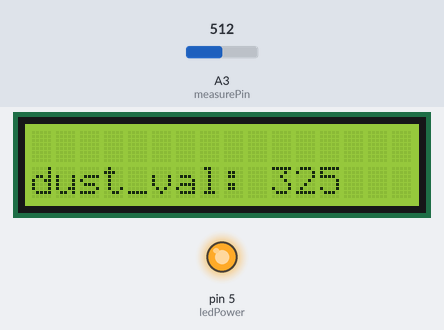
A sketch run on a simulated Arduino Uno, built with avr-gcc and run on an emulated ATmega328P. Shown: 16×2 character LCD, output pins drawn as LEDs (lit = HIGH). The inputs (shaded band) are chosen by the test bench; at power-on: A3 (measurePin) = 512. What the sketch prints to the serial monitor is not drawn.

Above: at 1.2 s.
1.3 s: A3 (measurePin) set to 716
At 2.7 s:
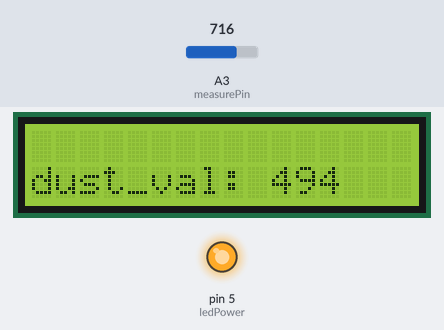
5.5 s: A3 (measurePin) set to 900
At 7.2 s:
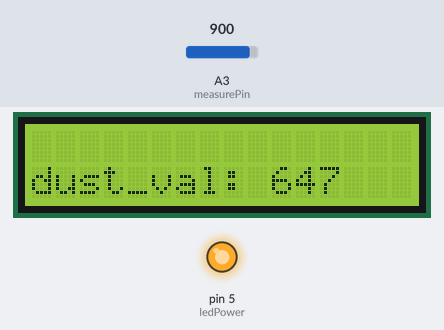
8.9 s: A3 (measurePin) set to 1023
At 10.3 s:
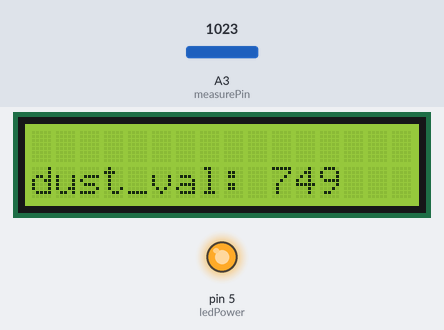
Timing chart, 0 to 11.9 s (numbered marks = the images above; inputs shaded):
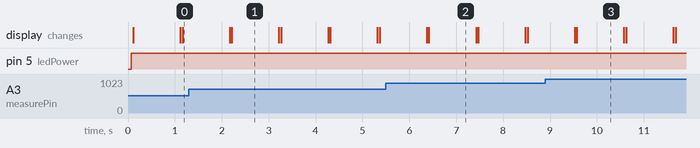

The sketch:

dusttest.ino
```cpp
// 미세먼지 측정
//#include <ESP8266WiFi.h>
//#include <WiFiClient.h>
//#include <ESP8266WebServer.h>
//#include <ESP8266HTTPClient.h>
#include <LiquidCrystal_I2C.h>
#include <Wire.h>
// 0x3F I2C 주소를 가지고 있는 16x2 LCD객체를 생성합니다.(I2C 주소는 LCD에 맞게 수정해야 합니다.)
LiquidCrystal_I2C lcd(0x27, 16, 2);

int measurePin = A3; //Connect dust sensor to Arduino A0 pin
int ledPower = 5; //Connect 3 led driver pins of dust sensor to Arduino D2
int samplingTime = 280;
int deltaTime = 40;
int sleepTime = 9680;
float voMeasured = 0.0;
float calcVoltage = 0.0;
float dustDensity = 0.0;
int dust_val = 0.0;
void setup() {
  Serial.begin(9600);
  pinMode(ledPower, OUTPUT);

  // I2C LCD를 초기화 합니다..
  lcd.init();
  // I2C LCD의 백라이트를 켜줍니다.
  lcd.backlight();
}
void loop() {
  digitalWrite(ledPower, LOW); // power on the LED
  delayMicroseconds(samplingTime);
  voMeasured = analogRead(measurePin); // read the dust value
  delayMicroseconds(deltaTime);
  digitalWrite(ledPower, HIGH); // turn the LED off
  delayMicroseconds(sleepTime);
  calcVoltage = voMeasured * (5.0 / 1024.0);
  dustDensity = 0.17 * calcVoltage - 0.1;
  dust_val = (0.17 * calcVoltage - 0.1) * 1000;
  Serial.print("Raw Signal Value (0-1023): ");
  Serial.print(voMeasured);
  Serial.print(" - Voltage: ");
  Serial.print(calcVoltage);
  Serial.print(" - Dust Density: ");
  Serial.println(dustDensity); // unit: mg/m3
  Serial.print("// dust_val:");
  Serial.println(dust_val);

  lcd.setCursor(0, 1);
  lcd.print("dust_val: ");
  lcd.print(dust_val);

  delay(1000);
  lcd.clear();
  //int dust_value = 50;

  //Serial.print("dust_value: ");
  //Serial.println(dust_value);
  // dust(dust_val);
}
```

Measured:
- after the input at 1.3 s, the display: first differs from a run without the input after 0.91 s (image 1)
- after the input at 5.5 s, the display: first differs from a run without the input after 0.92 s (image 2)
- after the input at 8.9 s, the display: first differs from a run without the input after 0.67 s (image 3)
- what the display in image 1 shows lasts 1.0 s, from 2.2 s to 3.2 s
